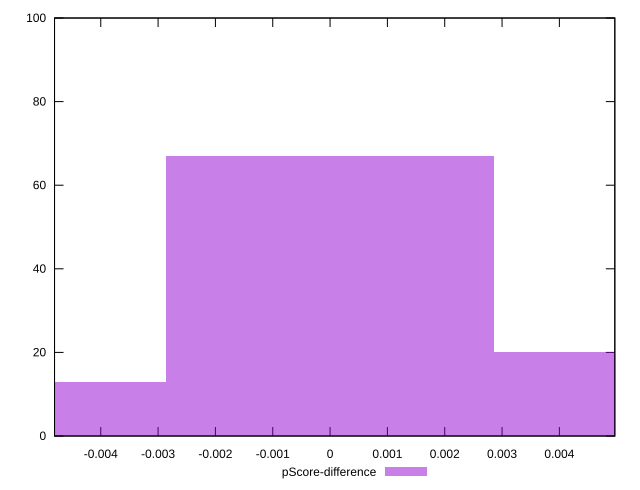

Source code (gnuplot):
reset

$pScoreDifference <<EOF
0.005721465507647102 20
0 67
-0.005721465507647102 13
EOF

set key outside below
set boxwidth 0.005721465507647102
set xrange [-0.004806349845734581:0.00496718683934283]
set yrange [0:100]
set trange [0:100]
set style fill transparent solid 0.5 noborder
set terminal svg size 640, 490 enhanced background rgb 'white'
set output "report_00012_2021-02-09T11:01:39.952Z/first-meaningful-paint/samples/pages+cached+noadtech/pScore-difference/histogram.svg"

plot $pScoreDifference title "pScore-difference" with boxes

reset
